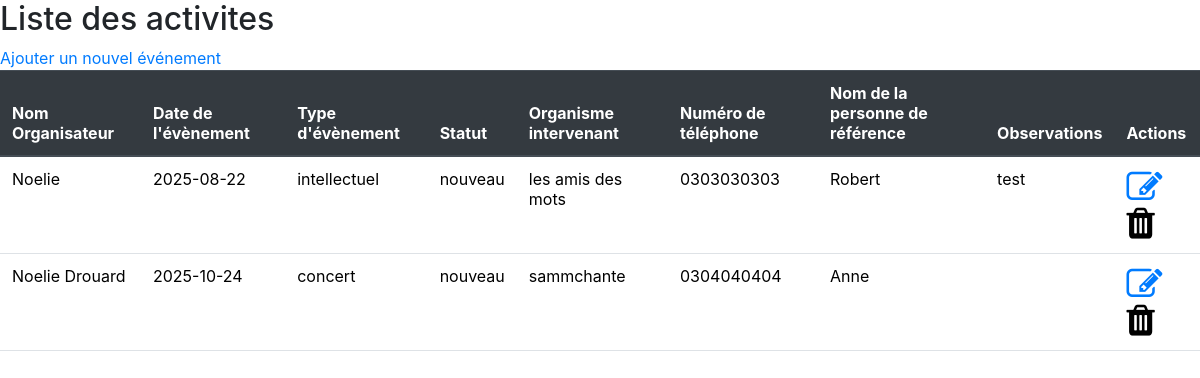
The page /index.php on the database its author committed.
### tables this page shows
CREATE TABLE Evenements (
id_evenement INTEGER PRIMARY KEY,
nom_organisateur  TEXT,
date_evenement  TEXT,
type_evenement TEXT,
statut_evenement TEXT,
organisme TEXT,
telephone TEXT,
nom_referent TEXT,
observations TEXT
);

### controleurs/EvenementController.php (called while the page is built, shortened)
<?php
require("./classes/evenement.php");
class EvenementController{
	public function afficher_evenements() {
		$O_evenement = new Evenement();
		$A_evenements = $O_evenement->recuperer_evenements();
		require("./vues/accueil.php");
	}
}
?>

### classes/evenement.php (called while the page is built, shortened)
<?php
	class Evenement {
		public function __construct() {
			$this->db = new SQLite3('db_evenement.sqlite');
		}
		public function recuperer_evenements(){
			$resultat = $this->db->query("SELECT * FROM Evenements");
			$A_evenements = [];
			while ($O_ligne = $resultat->fetchArray()) {
    			$A_evenements[] = $O_ligne;
			}
			return $A_evenements;
		}
	};
?>

### vues/accueil.php (the view, shortened to what this page needs)
<h2> Liste des activites</h2>
<div>
    <a href="./ajout_evenement" > Ajouter un nouvel événement </a>
</div>
<div>
    <table class="table">
    <thead class="thead-dark">
        <tr>
        <th scope="col">Nom Organisateur</th>
        <th scope="col">Date de l'évènement</th>
        <th scope="col">Type d'évènement</th>
        <th scope="col">Statut</th>
        <th scope="col">Organisme intervenant</th>
        <th scope="col">Numéro de téléphone</th>
        <th scope="col">Nom de la personne de référence</th>
        <th scope="col">Observations</th>
        <th scope="col">Actions</th>
        </tr>
    </thead>
    <?php
        foreach ($A_evenements as $O_evenement) {
    ?>
        <tr>
            <td><?php echo $O_evenement['nom_organisateur']?></td>
            <td><?php echo $O_evenement['date_evenement']?></td>
            <td><?php echo $O_evenement['type_evenement']?></td>
            <td><?php echo $O_evenement['statut_evenement']?></td>
            <td><?php echo $O_evenement['organisme']?></td>
            <td><?php echo $O_evenement['telephone']?></td>
            <td><?php echo $O_evenement['nom_referent']?></td>
            <td><?php echo $O_evenement['observations']?></td>
            <td>
                <?php
                echo "<a href='modifier_evenement?id={$O_evenement['id_evenement']}'/><i
                class='fa fa-pencil-square-o modification'
                style='font-size:36px'
                >
                </i></a>";
                echo "<i
                class='fa fa-trash suppression'
                style='font-size:36px'
                valeur ={$O_evenement['id_evenement']}>
                </i>";
                ?>
            </td>
        </tr>
    <?php
        }
    ?>
    </table>
</div>

### Router/Router.php (shortened to what this page needs)
<?php
class Router {
    protected static $A_routes = [];
    public static function get($S_route, $S_controleur, $S_action) : void {
        self::$A_routes['get'][$S_route] = [$S_controleur, $S_action];
    }
     public static function post($S_route, $S_controleur, $S_action) : void {
        self::$A_routes['post'][$S_route] = [$S_controleur, $S_action];
    }
    public function resolve($S_requeteURI, $S_requeteMethode):void {
        $S_route = parse_url($S_requeteURI, PHP_URL_PATH);
        $A_urlExplosee = explode('/', $S_route);
        $S_route = '/'.end($A_urlExplosee);
        $S_methode = strtolower($S_requeteMethode);
        if (isset(self::$A_routes[$S_methode][$S_route])) {
            [$S_controleur, $S_action] = self::$A_routes[$S_methode][$S_route];
            $this->appelAction($S_controleur, $S_action);
            return;
        } else {
            echo "Page non trouvée";
        }
    }
    private function appelAction($S_controleur, $S_methode): void {
        $S_classeControleurs = $S_controleur;
        if (class_exists($S_classeControleurs)) {
            $S_instanceControleur = new $S_classeControleurs();
            if( method_exists($S_instanceControleur, $S_methode)) {
                $S_instanceControleur->$S_methode();
                return;
            } else {
                echo "Méthode non trouvée";
            }
        } else {
            echo "Contrôleur non trouvé";
        }
    }
}

### index.php (shortened to what this page needs)
<?php
require("Router/Router.php");
require("controleurs/EvenementController.php");
$router = new Router;
$router->get('/index.php', 'EvenementController', 'afficher_evenements');
$router->get('/ajout_evenement', 'EvenementController', 'afficher_formulaire_nouvel_evenement');
$router->post('/ajout_evenement', 'EvenementController', 'ajouter_evenement');
$router->get('/modifier_evenement', 'EvenementController', 'afficher_formulaire_modification');
$router->post('/modifier_evenement', 'EvenementController', 'modifier_evenement');
$router->post('/supprimer_evenement', 'EvenementController', 'supprimer_evenement');
$router->resolve($_SERVER["REQUEST_URI"], $_SERVER["REQUEST_METHOD"]);
?>
<html>
<head>
<link rel="stylesheet" href="https://cdnjs.cloudflare.com/ajax/libs/font-awesome/4.7.0/css/font-awesome.min.css">
<link href="https://cdn.jsdelivr.net/npm/bootstrap@5.3.7/dist/css/bootstrap.min.css" rel="stylesheet">
<link rel="stylesheet" type="text/css" href="css/habillage.css">
<link href="css/bootstrap.min.css" rel="stylesheet" />
</head>
<body>

### rows shown on the page
evenements: nom_organisateur "Noelie", date_evenement "2025-08-22", type_evenement "intellectuel", statut_evenement "nouveau", organisme "les amis des mots", telephone "0303030303", nom_referent "Robert", observations "test"
evenements: nom_organisateur "Noelie Drouard", date_evenement "2025-10-24", type_evenement "concert", statut_evenement "nouveau", organisme "sammchante", telephone "0304040404", nom_referent "Anne"
